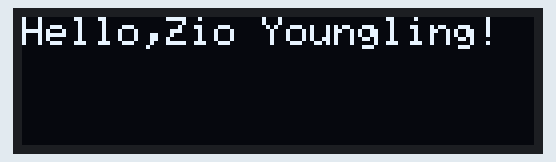
Recording of a sketch running on a simulated ESP32. Shown: 128×32 one-colour display.

Above: at 1.2 s.
At 4.1 s:
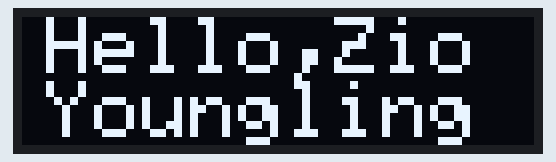
At 4.7 s:
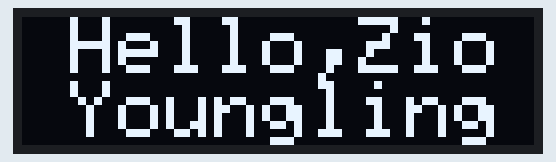

The sketch:

OLED0.91_ESP32_TEST.ino
```cpp
#include <SPI.h>
#include <Wire.h>
#include <Adafruit_GFX.h>
#include <Adafruit_SSD1306.h>
//#define OLED_RESET 4
//Adafruit_SSD1306 display(OLED_RESET);
#define SCREEN_WIDTH 128 // OLED display width, in pixels
#define SCREEN_HEIGHT 32 // OLED display height, in pixels

// Declaration for an SSD1306 display connected to I2C (SDA, SCL pins)
#define OLED_RESET     4 // Reset pin # (or -1 if sharing Arduino reset pin)
Adafruit_SSD1306 display(SCREEN_WIDTH, SCREEN_HEIGHT, &Wire, OLED_RESET);
void setup() {
  // put your setup code here, to run once:
  display.begin(SSD1306_SWITCHCAPVCC, 0x3C);  // initialize with the I2C addr 0x3C (for the 128x32)
  // init done
  display.clearDisplay();
  delay(1000);
}

void loop() {
  // put your main code here, to run repeatedly:
  display.clearDisplay();
  delay(100);
  // text display tests
  textDisplay();
  // draw scrolling text
  testscrolltext();
  delay(5000);
}

void textDisplay(){
  display.setTextSize(1);
  display.setTextColor(WHITE);
  display.setCursor(0,0);
  display.println("Hello,Zio Youngling!");//Type your text you want to display here
  display.display();
  display.clearDisplay();
  delay(1500);
}

void testscrolltext(void) {
  display.setTextSize(2);
  display.setTextColor(WHITE);
  display.setCursor(12,0);
  display.clearDisplay();
  display.println("Hello,Zio Youngling!");
  display.display();
  delay(1000);

 //Scroll text to the left
  display.startscrollleft(0x00, 0x0F);
  delay(1000);
  display.stopscroll();
}
```

Measured:
- by itself, everything shown: repeats every 8.6 s, in 5 steps
- what the display in image 0 shows lasts 1.6 s, from 1.1 s to 2.7 s
- what the display in image 2 shows lasts 5.1 s, from 4.7 s to 9.8 s
